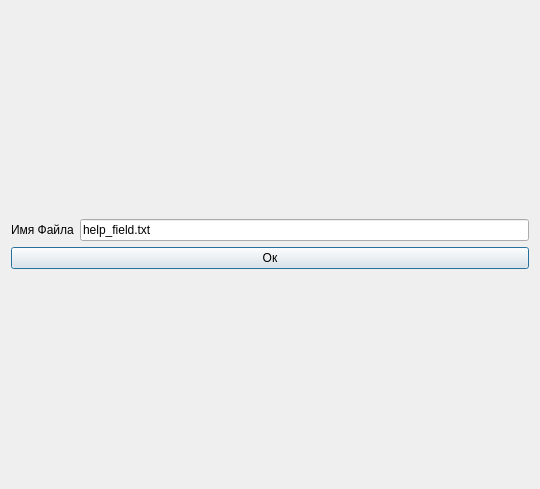
<?xml version="1.0" encoding="UTF-8"?>
<ui version="4.0">
 <class>Dialog_file_name</class>
 <widget class="QDialog" name="Dialog_file_name">
  <property name="geometry">
   <rect>
    <x>0</x>
    <y>0</y>
    <width>540</width>
    <height>489</height>
   </rect>
  </property>
  <property name="windowTitle">
   <string>Dialog</string>
  </property>
  <layout class="QGridLayout" name="gridLayout">
   <item row="0" column="0">
    <layout class="QVBoxLayout" name="verticalLayout">
     <item>
      <layout class="QHBoxLayout" name="horizontalLayout">
       <item>
        <widget class="QLabel" name="label_name">
         <property name="text">
          <string>Имя Файла</string>
         </property>
        </widget>
       </item>
       <item>
        <widget class="QLineEdit" name="LineEdid_name">
         <property name="text">
          <string>help_field.txt</string>
         </property>
        </widget>
       </item>
      </layout>
     </item>
     <item>
      <widget class="QPushButton" name="Ok">
       <property name="text">
        <string>Ок</string>
       </property>
      </widget>
     </item>
    </layout>
   </item>
  </layout>
 </widget>
 <resources/>
 <connections/>
</ui>
